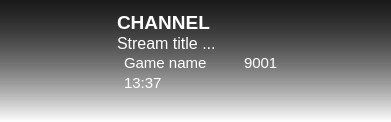
<?xml version="1.0" encoding="UTF-8"?>
<ui version="4.0">
 <class>StreamDetails</class>
 <widget class="QWidget" name="StreamDetails">
  <property name="geometry">
   <rect>
    <x>0</x>
    <y>0</y>
    <width>391</width>
    <height>118</height>
   </rect>
  </property>
  <property name="windowTitle">
   <string>Form</string>
  </property>
  <property name="styleSheet">
   <string notr="true">QWidget#StreamDetails {
background-color: qlineargradient(spread:pad, x1:0, y1:0, x2:0, y2:1, stop:0 rgba(0, 0, 0, 176), stop:1 rgba(0, 0, 0, 0));
}</string>
  </property>
  <layout class="QHBoxLayout" name="horizontalLayout_3">
   <item>
    <widget class="QLabel" name="channelLogo">
     <property name="sizePolicy">
      <sizepolicy hsizetype="Fixed" vsizetype="Fixed">
       <horstretch>0</horstretch>
       <verstretch>0</verstretch>
      </sizepolicy>
     </property>
     <property name="minimumSize">
      <size>
       <width>100</width>
       <height>100</height>
      </size>
     </property>
     <property name="maximumSize">
      <size>
       <width>100</width>
       <height>100</height>
      </size>
     </property>
     <property name="text">
      <string/>
     </property>
     <property name="scaledContents">
      <bool>true</bool>
     </property>
     <property name="alignment">
      <set>Qt::AlignCenter</set>
     </property>
    </widget>
   </item>
   <item>
    <layout class="QVBoxLayout" name="verticalLayout">
     <property name="spacing">
      <number>0</number>
     </property>
     <item>
      <widget class="QLabel" name="labelChannel">
       <property name="palette">
        <palette>
         <active>
          <colorrole role="WindowText">
           <brush brushstyle="SolidPattern">
            <color alpha="255">
             <red>255</red>
             <green>255</green>
             <blue>255</blue>
            </color>
           </brush>
          </colorrole>
         </active>
         <inactive>
          <colorrole role="WindowText">
           <brush brushstyle="SolidPattern">
            <color alpha="255">
             <red>255</red>
             <green>255</green>
             <blue>255</blue>
            </color>
           </brush>
          </colorrole>
         </inactive>
         <disabled>
          <colorrole role="WindowText">
           <brush brushstyle="SolidPattern">
            <color alpha="255">
             <red>120</red>
             <green>120</green>
             <blue>120</blue>
            </color>
           </brush>
          </colorrole>
         </disabled>
        </palette>
       </property>
       <property name="font">
        <font>
         <pointsize>14</pointsize>
         <weight>75</weight>
         <bold>true</bold>
        </font>
       </property>
       <property name="text">
        <string>CHANNEL</string>
       </property>
       <property name="scaledContents">
        <bool>false</bool>
       </property>
      </widget>
     </item>
     <item>
      <widget class="QLabel" name="labelTitle">
       <property name="palette">
        <palette>
         <active>
          <colorrole role="WindowText">
           <brush brushstyle="SolidPattern">
            <color alpha="255">
             <red>255</red>
             <green>255</green>
             <blue>255</blue>
            </color>
           </brush>
          </colorrole>
         </active>
         <inactive>
          <colorrole role="WindowText">
           <brush brushstyle="SolidPattern">
            <color alpha="255">
             <red>255</red>
             <green>255</green>
             <blue>255</blue>
            </color>
           </brush>
          </colorrole>
         </inactive>
         <disabled>
          <colorrole role="WindowText">
           <brush brushstyle="SolidPattern">
            <color alpha="255">
             <red>120</red>
             <green>120</green>
             <blue>120</blue>
            </color>
           </brush>
          </colorrole>
         </disabled>
        </palette>
       </property>
       <property name="font">
        <font>
         <pointsize>12</pointsize>
        </font>
       </property>
       <property name="text">
        <string>Stream title ...</string>
       </property>
      </widget>
     </item>
     <item>
      <layout class="QHBoxLayout" name="horizontalLayout">
       <item>
        <widget class="QLabel" name="playingLogo">
         <property name="sizePolicy">
          <sizepolicy hsizetype="Fixed" vsizetype="Fixed">
           <horstretch>0</horstretch>
           <verstretch>0</verstretch>
          </sizepolicy>
         </property>
         <property name="maximumSize">
          <size>
           <width>24</width>
           <height>24</height>
          </size>
         </property>
         <property name="text">
          <string/>
         </property>
         <property name="pixmap">
          <pixmap resource="../resources/player.qrc">:/icons/joystick.svg</pixmap>
         </property>
         <property name="scaledContents">
          <bool>true</bool>
         </property>
        </widget>
       </item>
       <item>
        <widget class="QLabel" name="labelPlaying">
         <property name="palette">
          <palette>
           <active>
            <colorrole role="WindowText">
             <brush brushstyle="SolidPattern">
              <color alpha="255">
               <red>255</red>
               <green>255</green>
               <blue>255</blue>
              </color>
             </brush>
            </colorrole>
           </active>
           <inactive>
            <colorrole role="WindowText">
             <brush brushstyle="SolidPattern">
              <color alpha="255">
               <red>255</red>
               <green>255</green>
               <blue>255</blue>
              </color>
             </brush>
            </colorrole>
           </inactive>
           <disabled>
            <colorrole role="WindowText">
             <brush brushstyle="SolidPattern">
              <color alpha="255">
               <red>120</red>
               <green>120</green>
               <blue>120</blue>
              </color>
             </brush>
            </colorrole>
           </disabled>
          </palette>
         </property>
         <property name="font">
          <font>
           <pointsize>11</pointsize>
          </font>
         </property>
         <property name="text">
          <string>Game name</string>
         </property>
         <property name="margin">
          <number>3</number>
         </property>
        </widget>
       </item>
       <item>
        <spacer name="horizontalSpacer_2">
         <property name="orientation">
          <enum>Qt::Horizontal</enum>
         </property>
         <property name="sizeType">
          <enum>QSizePolicy::Fixed</enum>
         </property>
         <property name="sizeHint" stdset="0">
          <size>
           <width>30</width>
           <height>20</height>
          </size>
         </property>
        </spacer>
       </item>
       <item>
        <widget class="QLabel" name="viewersLogo">
         <property name="sizePolicy">
          <sizepolicy hsizetype="Fixed" vsizetype="Fixed">
           <horstretch>0</horstretch>
           <verstretch>0</verstretch>
          </sizepolicy>
         </property>
         <property name="maximumSize">
          <size>
           <width>24</width>
           <height>24</height>
          </size>
         </property>
         <property name="text">
          <string/>
         </property>
         <property name="pixmap">
          <pixmap resource="../resources/player.qrc">:/icons/viewers.svg</pixmap>
         </property>
         <property name="scaledContents">
          <bool>true</bool>
         </property>
        </widget>
       </item>
       <item>
        <widget class="QLabel" name="labelViewcount">
         <property name="palette">
          <palette>
           <active>
            <colorrole role="WindowText">
             <brush brushstyle="SolidPattern">
              <color alpha="255">
               <red>255</red>
               <green>255</green>
               <blue>255</blue>
              </color>
             </brush>
            </colorrole>
           </active>
           <inactive>
            <colorrole role="WindowText">
             <brush brushstyle="SolidPattern">
              <color alpha="255">
               <red>255</red>
               <green>255</green>
               <blue>255</blue>
              </color>
             </brush>
            </colorrole>
           </inactive>
           <disabled>
            <colorrole role="WindowText">
             <brush brushstyle="SolidPattern">
              <color alpha="255">
               <red>120</red>
               <green>120</green>
               <blue>120</blue>
              </color>
             </brush>
            </colorrole>
           </disabled>
          </palette>
         </property>
         <property name="font">
          <font>
           <pointsize>11</pointsize>
          </font>
         </property>
         <property name="text">
          <string>9001</string>
         </property>
         <property name="margin">
          <number>3</number>
         </property>
        </widget>
       </item>
       <item>
        <spacer name="horizontalSpacer">
         <property name="orientation">
          <enum>Qt::Horizontal</enum>
         </property>
         <property name="sizeHint" stdset="0">
          <size>
           <width>40</width>
           <height>20</height>
          </size>
         </property>
        </spacer>
       </item>
      </layout>
     </item>
     <item>
      <layout class="QHBoxLayout" name="horizontalLayout_2">
       <item>
        <widget class="QLabel" name="UptimeLogo">
         <property name="sizePolicy">
          <sizepolicy hsizetype="Fixed" vsizetype="Fixed">
           <horstretch>0</horstretch>
           <verstretch>0</verstretch>
          </sizepolicy>
         </property>
         <property name="maximumSize">
          <size>
           <width>24</width>
           <height>24</height>
          </size>
         </property>
         <property name="text">
          <string/>
         </property>
         <property name="pixmap">
          <pixmap resource="../resources/player.qrc">:/icons/clock.svg</pixmap>
         </property>
         <property name="scaledContents">
          <bool>true</bool>
         </property>
        </widget>
       </item>
       <item>
        <widget class="QLabel" name="labelUptime">
         <property name="palette">
          <palette>
           <active>
            <colorrole role="WindowText">
             <brush brushstyle="SolidPattern">
              <color alpha="255">
               <red>255</red>
               <green>255</green>
               <blue>255</blue>
              </color>
             </brush>
            </colorrole>
           </active>
           <inactive>
            <colorrole role="WindowText">
             <brush brushstyle="SolidPattern">
              <color alpha="255">
               <red>255</red>
               <green>255</green>
               <blue>255</blue>
              </color>
             </brush>
            </colorrole>
           </inactive>
           <disabled>
            <colorrole role="WindowText">
             <brush brushstyle="SolidPattern">
              <color alpha="255">
               <red>120</red>
               <green>120</green>
               <blue>120</blue>
              </color>
             </brush>
            </colorrole>
           </disabled>
          </palette>
         </property>
         <property name="font">
          <font>
           <pointsize>11</pointsize>
          </font>
         </property>
         <property name="text">
          <string>13:37</string>
         </property>
         <property name="margin">
          <number>3</number>
         </property>
        </widget>
       </item>
       <item>
        <spacer name="horizontalSpacer_3">
         <property name="orientation">
          <enum>Qt::Horizontal</enum>
         </property>
         <property name="sizeHint" stdset="0">
          <size>
           <width>40</width>
           <height>20</height>
          </size>
         </property>
        </spacer>
       </item>
      </layout>
     </item>
     <item>
      <spacer name="verticalSpacer">
       <property name="orientation">
        <enum>Qt::Vertical</enum>
       </property>
       <property name="sizeHint" stdset="0">
        <size>
         <width>20</width>
         <height>40</height>
        </size>
       </property>
      </spacer>
     </item>
    </layout>
   </item>
  </layout>
 </widget>
 <resources>
  <include location="../resources/player.qrc"/>
 </resources>
 <connections/>
</ui>
